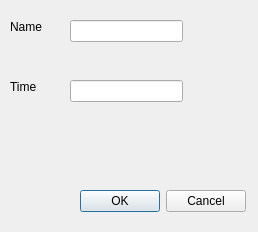
<?xml version="1.0" encoding="UTF-8"?>
<ui version="4.0">
 <class>DialogTrigger</class>
 <widget class="QDialog" name="DialogTrigger">
  <property name="geometry">
   <rect>
    <x>0</x>
    <y>0</y>
    <width>258</width>
    <height>232</height>
   </rect>
  </property>
  <property name="windowTitle">
   <string>Dialog</string>
  </property>
  <widget class="QDialogButtonBox" name="buttonBox">
   <property name="geometry">
    <rect>
     <x>80</x>
     <y>190</y>
     <width>166</width>
     <height>22</height>
    </rect>
   </property>
   <property name="orientation">
    <enum>Qt::Horizontal</enum>
   </property>
   <property name="standardButtons">
    <set>QDialogButtonBox::Cancel|QDialogButtonBox::Ok</set>
   </property>
  </widget>
  <widget class="QLineEdit" name="lineEdit">
   <property name="geometry">
    <rect>
     <x>70</x>
     <y>20</y>
     <width>113</width>
     <height>22</height>
    </rect>
   </property>
   <property name="accessibleName">
    <string>name</string>
   </property>
   <property name="readOnly">
    <bool>false</bool>
   </property>
  </widget>
  <widget class="QLineEdit" name="lineEdit_2">
   <property name="geometry">
    <rect>
     <x>70</x>
     <y>80</y>
     <width>113</width>
     <height>22</height>
    </rect>
   </property>
   <property name="accessibleName">
    <string>time</string>
   </property>
  </widget>
  <widget class="QLabel" name="label">
   <property name="geometry">
    <rect>
     <x>10</x>
     <y>20</y>
     <width>59</width>
     <height>14</height>
    </rect>
   </property>
   <property name="text">
    <string>Name</string>
   </property>
  </widget>
  <widget class="QLabel" name="label_2">
   <property name="geometry">
    <rect>
     <x>10</x>
     <y>80</y>
     <width>59</width>
     <height>14</height>
    </rect>
   </property>
   <property name="text">
    <string>Time</string>
   </property>
  </widget>
 </widget>
 <resources/>
 <connections>
  <connection>
   <sender>buttonBox</sender>
   <signal>accepted()</signal>
   <receiver>DialogTrigger</receiver>
   <slot>accept()</slot>
   <hints>
    <hint type="sourcelabel">
     <x>248</x>
     <y>254</y>
    </hint>
    <hint type="destinationlabel">
     <x>157</x>
     <y>274</y>
    </hint>
   </hints>
  </connection>
  <connection>
   <sender>buttonBox</sender>
   <signal>rejected()</signal>
   <receiver>DialogTrigger</receiver>
   <slot>reject()</slot>
   <hints>
    <hint type="sourcelabel">
     <x>316</x>
     <y>260</y>
    </hint>
    <hint type="destinationlabel">
     <x>286</x>
     <y>274</y>
    </hint>
   </hints>
  </connection>
 </connections>
</ui>
